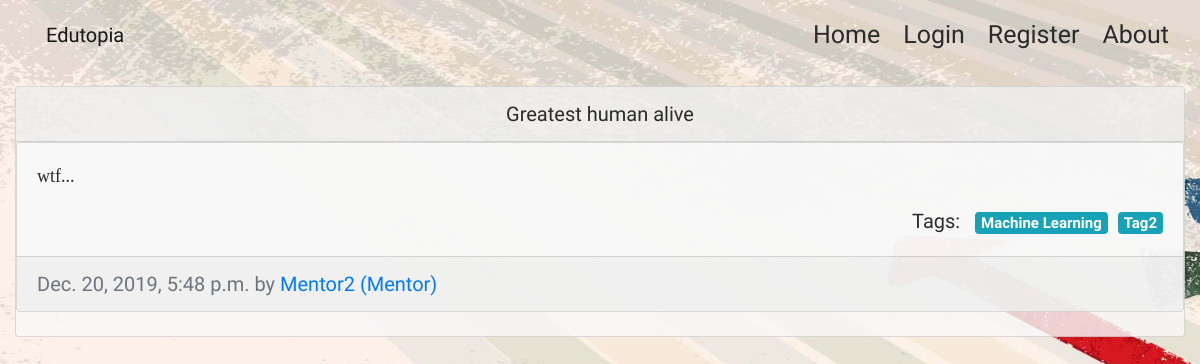
Page /post/11/ on the earlier database version.
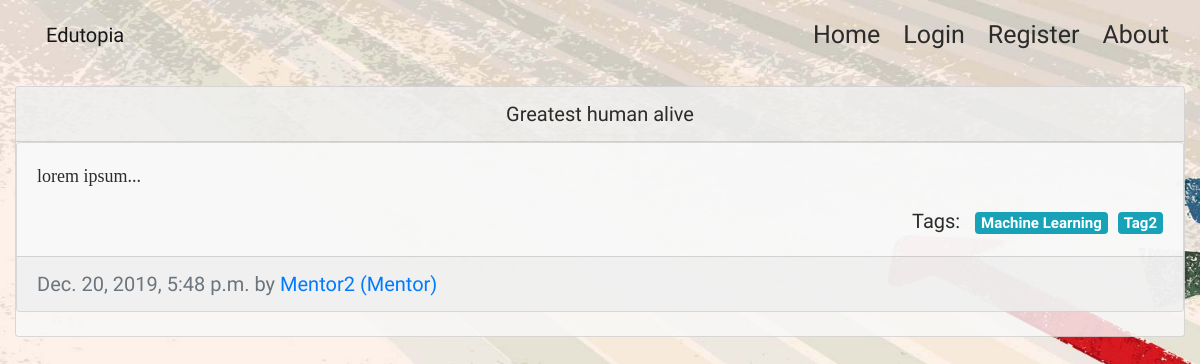
Same page on the later database version.
### app/models.py (models this page shows, shortened)
class Post(models.Model):
    topic=models.CharField(max_length=100)
    content=models.TextField(max_length=1000)
    created_at=models.DateTimeField(default = timezone.now)
    last_updated=models.DateTimeField(auto_now=True)
    domain=models.ForeignKey(Domain,on_delete=models.CASCADE,related_name="topicposts")
    owner=models.ForeignKey(Mentor,on_delete=models.CASCADE,related_name="postsby")
    def gist(self):
        return self.content[:50] + '...'

class Domain(models.Model):
    name=models.CharField(max_length=100)
    description=models.TextField(max_length=50000)
    domaintrack=models.URLField(max_length=200)
    def __str__(self):
        return self.name

class Mentor(models.Model):
    user=models.OneToOneField(User,on_delete=models.CASCADE,primary_key=True)
    domains=models.ManyToManyField(Domain,blank=False,related_name="experts")
    OtherInfo=models.TextField(max_length=200, help_text="Your Github/Portfolio Page or Anything you would like to add")
    def __str__(self):
        return self.user.username + ' (Mentor)'

class User(AbstractUser):
    is_student=models.BooleanField('student status',default=False)
    is_mentor=models.BooleanField('mentor status',default=False)
    lat=models.DecimalField(max_digits=9,decimal_places=6,blank=True,null=True)
    lng=models.DecimalField(max_digits=9,decimal_places=6,blank=True,null=True)

### app/views.py (the view)
# urls.py: path(r"post/<int:pk>/", PostDetailView.as_view(), name='SinglePost'),
class PostDetailView(DetailView):
    model = Post
    template_name = 'app/singlepost.html'
    context_object_name = 'post'

### templates/app/singlepost.html (shortened to what this page needs)
{% extends "app/layout.html" %}
{% load static %}
{% block head %}
<link rel="stylesheet" href="{%  static 'app/styleomega.css' %}">
{% endblock %}
{% block body %}
<div class="container-fluid posts">
    <div class="card mx-auto mt-3 card-p">
        <div class="card-header text-center">
            {{ post.topic }}
        </div>
        <div class="card mb-4 card-p">
            <div class="card-body">
                <p class="card-text">{{ post.gist }}</p>
                <div class="float-right">Tags: &nbsp; <span
                        class="badge badge-info">{{ post.domain }}</span>&nbsp;&nbsp;<span
                        class="badge badge-info">Tag2</span> </div>
            </div>
            <div class="card-footer text-muted">
                {{ post.created_at }} by
                <a href="#">{{ post.owner }}</a>
            </div>
        </div>
    </div>
</div>
{% endblock %}

Differences in the rows shown:
changed Post "Greatest human alive": gist "wtf..." → "lorem ipsum..."
